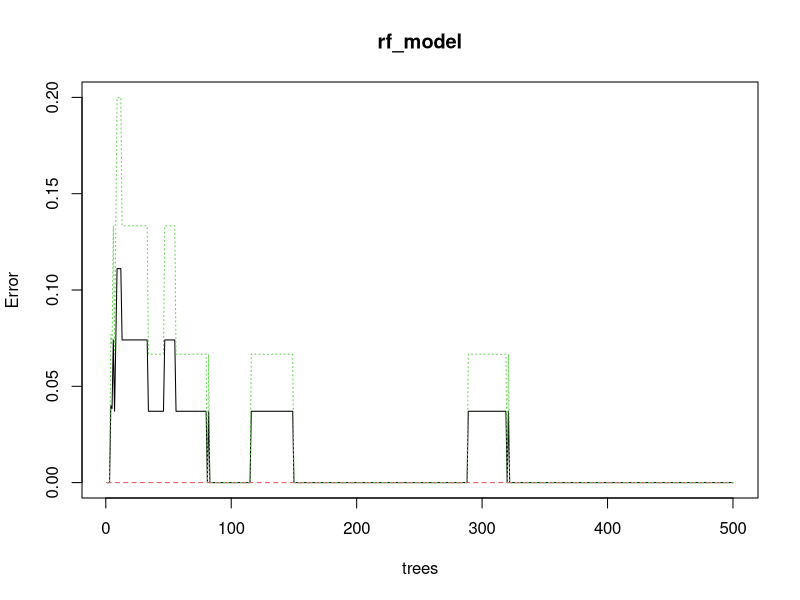

This chart was generated by the following R code: (Note: this script raises an error after producing the figure.)
# Step 1: Install and Load Required Packages
# Install necessary packages if not installed
if(!require(randomForest)) install.packages("randomForest")
if(!require(caret)) install.packages("caret")

# Load libraries
library(randomForest)
library(caret)

# Step 2: Load and Prepare the Data
# Load the mtcars dataset (built-in dataset)
data(mtcars)

# View the structure of the dataset
str(mtcars)

# We need to predict a categorical variable. For this, we'll convert the 'mpg' column 
# into a factor variable, where cars with mpg > 20 are 'High', and <= 20 are 'Low'.
mtcars$mpg_class <- ifelse(mtcars$mpg > 20, "High", "Low")
mtcars$mpg_class <- factor(mtcars$mpg_class)  # Convert to factor

# Define the feature set and target variable
# Keep all columns except 'mpg' and 'mpg_class' for features
X <- mtcars[, -c(1, 11)]  # Features, excluding 'mpg' and 'mpg_class'
y <- mtcars$mpg_class     # Target variable (mpg_class)

# Step 3: Split Data into Training and Testing Sets
# Split the data into training and test sets (80% train, 20% test)
set.seed(42)  # For reproducibility
trainIndex <- createDataPartition(y, p = 0.8, list = FALSE)
trainData <- mtcars[trainIndex, ]
testData <- mtcars[-trainIndex, ]

# Separate the features and target for train and test sets
X_train <- trainData[, -c(1, 11)]  # Excluding 'mpg' and 'mpg_class' columns
y_train <- trainData$mpg_class     # Target variable
X_test <- testData[, -c(1, 11)]    # Excluding 'mpg' and 'mpg_class' columns
y_test <- testData$mpg_class       # Target variable

# Step 4: Train the Random Forest Model
# Train a Random Forest model (default number of trees is 100)
rf_model <- randomForest(mpg_class ~ ., data = trainData)

# View the model summary
plot(rf_model)  # Plotting the importance of features

# Step 5: Make Predictions and Evaluate Model Performance
# Make predictions on the test set
y_pred <- predict(rf_model, X_test)

# Evaluate the accuracy of the model
confusionMatrix(y_pred, y_test)
print("Success")
